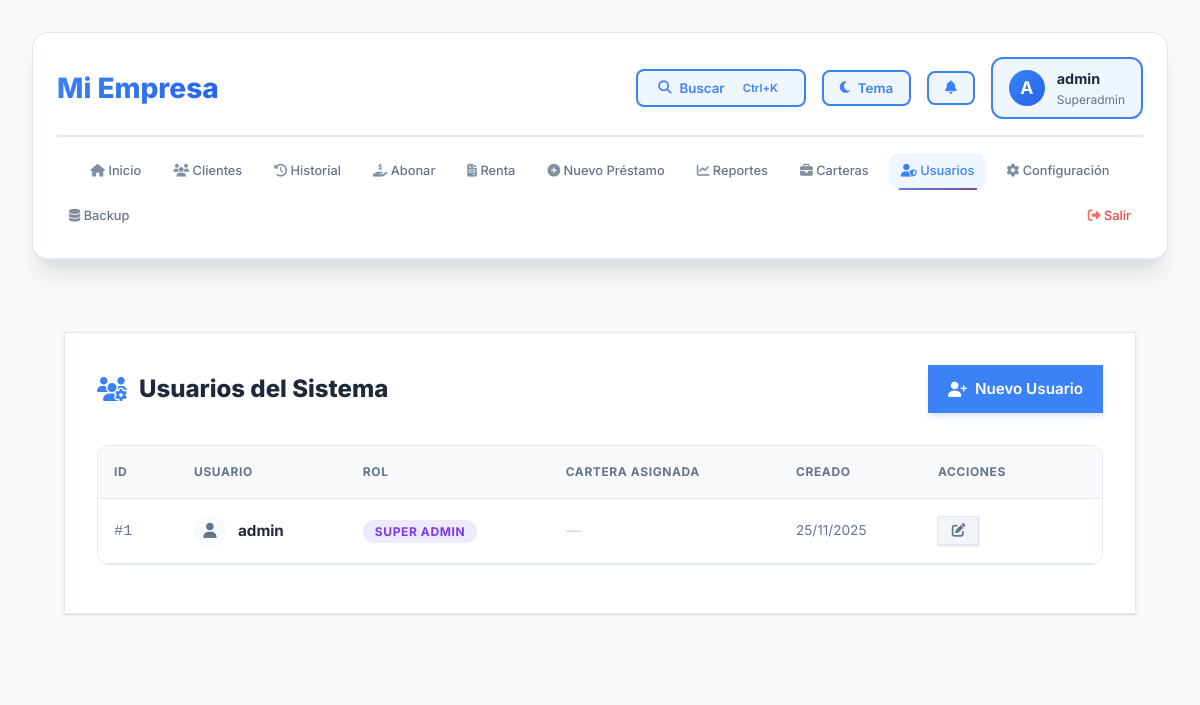
/users.php (signed in), run on the app's committed database.
### tables this page shows
CREATE TABLE IF NOT EXISTS users (
    id INT AUTO_INCREMENT PRIMARY KEY,
    username VARCHAR(50) UNIQUE NOT NULL,
    password VARCHAR(255) NOT NULL,
    role ENUM('admin', 'superadmin', 'cobrador') DEFAULT 'admin',
    portfolio_id INT NULL,
    created_at TIMESTAMP DEFAULT CURRENT_TIMESTAMP,
    FOREIGN KEY (portfolio_id) REFERENCES portfolios(id) ON DELETE SET NULL
);

### users.php (the view, shortened to what this page needs)
<?php
require 'db.php';
$users = $pdo->query("
    SELECT u.*, p.name as portfolio_name
    FROM users u
    LEFT JOIN portfolios p ON u.portfolio_id = p.id
    ORDER BY u.id ASC
")->fetchAll();
require 'components/enhanced_header.php';
?>
<div class="container">
    <div class="card">
        <div class="card-header">
            <h2><i class="fas fa-users-cog" style="color: var(--primary-color);"></i> Usuarios del Sistema</h2>
            <a href="create_user.php" class="btn btn-primary">
                <i class="fas fa-user-plus"></i> Nuevo Usuario
            </a>
        </div>
        <div class="table-responsive">
            <table class="modern-table">
                <thead>
                    <tr>
                        <th style="width: 80px;">ID</th>
                        <th>Usuario</th>
                        <th>Rol</th>
                        <th>Cartera Asignada</th>
                        <th>Creado</th>
                        <th style="width: 180px;">Acciones</th>
                    </tr>
                </thead>
                <tbody>
                    <?php foreach ($users as $user): ?>
                        <tr>
                            <td><span
                                    style="font-family: monospace; color: var(--text-secondary);">#<?= $user['id'] ?></span>
                            </td>
                            <td>
                                <div style="display: flex; align-items: center; gap: 0.75rem;">
                                    <div
                                        style="width: 32px; height: 32px; background: var(--secondary-surface); border-radius: 50%; display: flex; align-items: center; justify-content: center; color: var(--text-secondary);">
                                        <i class="fas fa-user"></i>
                                    </div>
                                    <strong><?= htmlspecialchars($user['username']) ?></strong>
                                </div>
                            </td>
                            <td>
                                <?php if ($user['role'] === 'superadmin'): ?>
                                    <span class="badge-role badge-superadmin">Super Admin</span>
                                <?php elseif ($user['role'] === 'admin'): ?>
                                    <span class="badge-role badge-admin">Admin</span>
                                <?php else: ?>
                                    <span class="badge-role badge-cobrador">Cobrador</span>
                                <?php endif; ?>
                            </td>
                            <td>
                                <?php if ($user['role'] === 'cobrador'): ?>
                                    <?php if ($user['portfolio_name']): ?>
                                        <span class="badge-portfolio">
                                            <i class="fas fa-folder" style="color: #94a3b8;"></i>
                                            <?= htmlspecialchars($user['portfolio_name']) ?>
                                        </span>
                                    <?php else: ?>
                                        <span style="color: var(--danger-color); font-size: 0.85rem; font-weight: 500;">
                                            <i class="fas fa-exclamation-circle"></i> Sin Asignar
                                        </span>
                                    <?php endif; ?>
                                <?php else: ?>
                                    <span style="color: #cbd5e1;">&mdash;</span>
                                <?php endif; ?>
                            </td>
                            <td style="color: var(--text-secondary); font-size: 0.85rem;">
                                <?= date('d/m/Y', strtotime($user['created_at'])) ?>
                            </td>
                            <td>
                                <div class="action-buttons">
                                    <a href="edit_user.php?id=<?= $user['id'] ?>" class="btn btn-secondary">
                                        <i class="fas fa-edit"></i>
                                    </a>
                                </div>
                            </td>
                        </tr>
                    <?php endforeach; ?>
                </tbody>
            </table>
        </div>
    </div>
</div>
</body>
</html>

### style.css (style rules this page uses)
:root { --primary: linear-gradient(135deg, #667eea 0%, #764ba2 100%); --primary-solid: #667eea; --primary-dark: #5568d3; --secondary: #f093fb; --bg: #f0f4f8; --surface: #ffffff; --text: #1a202c; --text-light: #718096; --border: #e2e8f0; --success: #48bb78; --success-light: #c6f6d5; --danger: #f56565; --warning: #ed8936; --info: #4299e1; --radius: 16px; --shadow-sm: 0 1px 3px 0 rgba(0, 0, 0, 0.1), 0 1px 2px 0 rgba(0, 0, 0, 0.06); --shadow: 0 10px 15px -3px rgba(0, 0, 0, 0.1), 0 4px 6px -2px rgba(0, 0, 0, 0.05); --shadow-lg: 0 20px 25px -5px rgba(0, 0, 0, 0.1), 0 10px 10px -5px rgba(0, 0, 0, 0.04); }
* { box-sizing: border-box; margin: 0; padding: 0; font-family: 'Inter', system-ui, -apple-system, sans-serif; }
body { background: var(--bg-secondary); color: var(--text-primary); line-height: 1.6; padding: 2rem; min-height: 100vh; }
body::before { content: ''; position: fixed; top: 0; left: 0; right: 0; bottom: 0; pointer-events: none; z-index: 0; }
.container { max-width: 1400px; margin: 0 auto; position: relative; z-index: 1; }
h2 { font-size: 1.5rem; font-weight: 700; color: var(--text-primary); margin-bottom: 1rem; }
.card { background: var(--bg-primary); backdrop-filter: blur(10px); border-radius: var(--radius); padding: 2rem; box-shadow: var(--shadow); margin-bottom: 2rem; border: 1px solid var(--border-color); transition: transform 0.3s ease, box-shadow 0.3s ease; animation: fadeIn 0.5s ease-out; }
.btn { display: inline-block; padding: 0.875rem 1.75rem; background: var(--primary); color: white; text-decoration: none; border-radius: 12px; border: none; font-weight: 600; font-size: 0.95rem; cursor: pointer; transition: all 0.3s ease; box-shadow: 0 4px 6px rgba(102, 126, 234, 0.3); position: relative; overflow: hidden; }
.btn::before { content: ''; position: absolute; top: 50%; left: 50%; width: 0; height: 0; border-radius: 50%; background: rgba(255, 255, 255, 0.3); transform: translate(-50%, -50%); transition: width 0.6s, height 0.6s; }
.btn-secondary { background: white; border: 2px solid var(--border); color: var(--text-primary); box-shadow: var(--shadow-sm); }
table { width: 100%; border-collapse: separate; border-spacing: 0; }
th, td { padding: 1rem 1.25rem; text-align: left; }
th { font-weight: 700; color: var(--text-primary); background: linear-gradient(135deg, #f7fafc 0%, #edf2f7 100%); font-size: 0.85rem; text-transform: uppercase; letter-spacing: 0.5px; }
th:first-child { border-top-left-radius: 12px; }
th:last-child { border-top-right-radius: 12px; }
tr { transition: all 0.2s ease; }
tbody tr { border-bottom: 1px solid var(--border); }
tbody tr:last-child { border-bottom: none; }
tbody tr:last-child td:first-child { border-bottom-left-radius: 12px; }
tbody tr:last-child td:last-child { border-bottom-right-radius: 12px; }
.table-responsive { width: 100%; overflow-x: auto; -webkit-overflow-scrolling: touch; margin-bottom: 1rem; border-radius: 12px; border: 1px solid var(--border); }
.table-responsive table { margin-bottom: 0; min-width: 600px; }

### assets/css/themes.css (style rules this page uses)
:root { --bg-primary: #ffffff; --bg-secondary: #f8fafc; --bg-tertiary: #f1f5f9; --text-primary: #1e293b; --text-secondary: #64748b; --text-tertiary: #94a3b8; --border-color: #e2e8f0; --shadow: rgba(0, 0, 0, 0.1); --accent-primary: #3b82f6; --accent-secondary: #2563eb; --accent-light: #dbeafe; --accent-lighter: #eff6ff; --primary-surface: var(--bg-primary); --secondary-surface: var(--bg-secondary); --primary-color: var(--accent-primary); --primary-dark: var(--accent-secondary); --danger-color: #ef4444; --success-color: #10b981; --warning-color: #f59e0b; --info-color: #8b5cf6; }
[data-color="blue"] { --accent-primary: #3b82f6; --accent-secondary: #2563eb; --accent-light: #dbeafe; --accent-lighter: #eff6ff; }
body { background: var(--bg-secondary); color: var(--text-primary); transition: background-color 0.3s ease, color 0.3s ease; }
.card { background: var(--bg-primary); color: var(--text-primary); border-color: var(--border-color); }
.container { background: var(--bg-secondary); }
.modern-table { width: 100%; border-collapse: collapse; }
.modern-table th { background: var(--bg-tertiary); color: var(--text-primary); border-bottom: 1px solid var(--border-color); }
.modern-table td { color: var(--text-primary); border-bottom: 1px solid var(--border-color); }
* { transition: background-color 0.3s ease, color 0.3s ease, border-color 0.3s ease; }

### data on the page
users: id "1", username "admin", role "SUPER ADMIN", created_at "25/11/2025"

### other printed values
$company_name "Mi Empresa"
substr($_SESSION['username'] ?? 'U', 0, 1) "A"
$_SESSION['username'] "admin"
$user_role "Superadmin"
